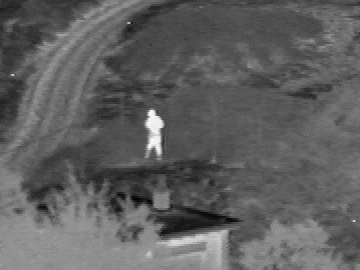
%> input picture PAGF_fusion/input/IR/Camp1827.jpg, 360 x 270 px
$ octave PAGF_run.m   (GNU Octave 9; MATLAB toolbox functions it lacks are replaced by stand-ins)
%> lines starting %> are read from the running program, lines starting %| are printed output that depends on the picture
### PAGF_fusion/pyramid.m
function [G_pyr, L_pyr] = pyramid(I,nlev,scale,sigma)
%> called with nlev = 5, scale = 0.8

if ~exist('nlev','var')
    nlev=5;
end
if ~exist('scale','var')
    scale=0.5;
end
if ~exist('sigma','var')
    sigma=1.0;
end

% recursively build pyramid
G_pyr = cell(nlev,1);
L_pyr = cell(nlev-1,1);
filter = fspecial('gaussian', 5, sigma);

G_pyr{1} = I;


for l = 1:nlev - 1
%     sig = max(sigma*scale^(l-1), 0.5);
%     filter = fspecial('gaussian', max(2*round(2*sig)+1, 5), sig);
    I_down = downsample(I,filter,scale);
    L_pyr{l} = I - upsample(I_down,filter,I);
    G_pyr{l+1} = I_down;

    I = I_down;
end
%> after the loop, G_pyr = 5 items; L_pyr = 4 items


function O = downsample(I, filter, s)
r = size(I,1);
c = size(I,2);

O = imfilter(I,filter,'symmetric');
O = imresize(O,[floor(r*s),floor(c*s)], 'bilinear');

function O = upsample(I, filter, Ref)
r = size(Ref,1);
c = size(Ref,2);

O = imresize(I,[r,c], 'bilinear');
O = imfilter(O,filter,'symmetric');

### PAGF_fusion/PAGF.m
function R = PAGF(Im, nlev, scale,SIZE,gamma)

if ~exist('nlev','var')
    nlev = 3;
end

if ~exist('scale','var')
    scale = 0.8;
end

if ~exist('gamma','var')
    gamma = 0.01;
end
if ~exist('SIZE','var')
    SIZE = 5;
end

[G,L]=pyramid(Im, nlev, scale);
%> G = 5 items; L = 4 items
r = cell(nlev-1,1);
u = cell(nlev-1,1);
g=cell(nlev-1,1);

R=G{size(G,1)};
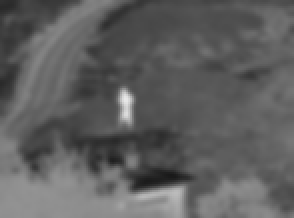
%> R: size 109x147 double (shown 2 times larger); min 0.102, max 0.91, mean 0.375
for l=size(G,1)-1:-1:1
    % upsample
    R_up = imresize(R,[size(G{l},1),size(G{l},2)], 'bilinear');
    u{l}=R_up;

    %R_hat = zeros([size(G{l}, 1), size(G{l}, 2), 3]);
    SIZE1=max(5,ceil(SIZE*0.5));
    L{l}=anisgf(L{l},R_up,[],'scale',SIZE1,'gamma',gamma);

    R_hat = R_up+L{l};
    g{l}=R_hat;


    % laplacian
    R=anisgf(G{l},R_hat,[],'scale',SIZE,'gamma',gamma);
    r{l}=R;

end
%> this loop made 1 pass
%> (l, SIZE1) on pass 1: (4, 5)

### PAGF_fusion/anisgf.m
function [Y] = anisgf(varargin)
%ANISGF Anisotropic guided filtering of images
%
%   Usage with default parameters:
%       Y = anisgf(X)
%       Y = anisgf(X,G)
%       Y = anisgf(X,G,WG)
%       Y = anisgf(X,[],WG)
%
%   Usage with optional ordered parameters:
%       Y = anisgf(X,scale,gamma,alpha)
%       Y = anisgf(X,G,scale,gamma,alpha)
%       Y = anisgf(X,G,WG,scale,gamma,alpha)
%       Y = anisgf(X,[],WG,scale,gamma,alpha)
%
%   Usage with named parameters:
%       Y = anisgf(...,Name,Value)
%
%   Y = anisgf(X,...) applies the anisotropic guided filter on image X
%   using the same image as the guide and weight guide.
%
%   Y = anisgf(X,G,...) applies the anisotropic guided filter on image X
%   using the guide image G. The multiscale weights are calculated using
%   the same guide image G.
%
%   Y = anisgf(X,G,WG,...) applies the anisotropic guided filter on image X
%   using the guide image G. The multiscale weights are calculated using
%   the weight guide image WG.
%
%   Y = anisgf(X,[],WG,...) applies the anisotropic guided filter on
%   image X using the same input image X as the guide. The multiscale
%   weights are calculated using the weight guide image WG.
%
%
%   Parameters include:
%
%   'scale'     - Positive integer that dictates the window size of the
%                 guided filter. A larger window size will result in
%                 greater smoothing.
%                 Default value: 5
%
%   'gamma'     - Positive scalar value that controls the smoothness of the
%                 guided filter. A small value preserves more detail while
%                 a large value promotes smoothing
%                 Default value: 0.01
%
%   'alpha'     - Positive scalar value that controls the effect of strong
%                 edges in calculating the anisotropic weights. A large
%                 value strongly avoids regions containing strong edges and
%                 details.
%                 Default value: max(log10(gamma) + 3,0)
%
%   'epsilon'   - Positive scalar value that regularizes the anisotropic
%                 weights. A large value will promote more isotropy while a
%                 small value will emphasize the anisotropic behavior.
%                 Default value: 2^(-8)
%
%   'adaptive'  - Boolean flag that controls the behavior of the guided
%                 filter. Setting this parameter to 'true' enables the
%                 adaptation of the guided filter regularizer (gamma) to
%                 better preserve details in the image.
%                 Default value: true
%
%   'mask'      - Matrix of logical values that excludes pixels from the
%                 guided filter calculations. The matrix should either
%                 contain a single channel or match the number of channels
%                 of the guide image.
%                 Default value: 1 (no mask)

    % Parse the inputs
    global param;
    global flags;
    [X,G,WG,M] = parseInputs(nargin,varargin);

    % Determine the dimensions of the image
    dims = size(X(:,:,1));
    ch = size(X,3);

    % Determine the mode depending on the supplied inputs and initialize
    % the cumulative sums
    if ~flags.useGuide && ~flags.useWeightGuide
        mode = 1;
    elseif flags.useGuide && ~flags.useWeightGuide
        mode = 2;
    elseif ~flags.useGuide && flags.useWeightGuide
        mode = 3;
    else
        mode = 4;
    end

    % Estimate the noise variance of the image
    if flags.useWeightGuide
        sigma2 = max((sqrt(pi/2) * sum(sum(abs(imfilter(WG,[1 -2 1; -2 4 -2; 1 -2 1],'replicate')),1),2) / 6 / prod(dims - 2)) .^ 2,[],3);
    elseif flags.useGuide
        sigma2 = max((sqrt(pi/2) * sum(sum(abs(imfilter(G,[1 -2 1; -2 4 -2; 1 -2 1],'replicate')),1),2) / 6 / prod(dims - 2)) .^ 2,[],3);
    else
        sigma2 = max((sqrt(pi/2) * sum(sum(abs(imfilter(X,[1 -2 1; -2 4 -2; 1 -2 1],'replicate')),1),2) / 6 / prod(dims - 2)) .^ 2,[],3);
    end

    % Determine the window size of the filter
    windowSize = param.scale;
    windowElem = windowSize .^ 2;

    if flags.useMask
        N = boxFilterFull(double(M),windowSize) + eps;
    else
        N = windowElem;
    end

    if flags.useGuide
        G1 = boxFilterFull(G,windowSize);
        G2 = boxFilterFull(G .^ 2,windowSize);
        X1 = boxFilterFull(M .* X,windowSize);
        XG = boxFilterFull(M .* X .* G,windowSize);
        MG1 = boxFilterFull(M .* G,windowSize);
    else
        X1 = boxFilterFull(M .* X,windowSize);
        X2 = boxFilterFull(M .* X .^ 2,windowSize);
    end

    if flags.useWeightGuide
        WG1 = boxFilterFull(WG,windowSize);
        WG2 = boxFilterFull(WG .^ 2,windowSize);
    end

    % Handle each mode
    if mode == 1 % anisgf(X,...)
        W = (X2 - (X1 .* X1) ./ N) ./ N;
        gamma = adaptiveGamma(W);

        A = W ./ (W + gamma);
        B = (1 - A) .* (X1 ./ N);
    elseif mode == 2 % anisgf(X,G,...)
        W = (G2 - (G1 .* G1) / windowElem) / windowElem;
        gamma = adaptiveGamma(W);

        A = ((XG - (X1 .* MG1) ./ N) ./ N) ./ (W + gamma);
        B = X1 ./ N - A .* G1 / windowElem;
    elseif mode == 3 % anisgf(X,[],WG,...)
        W = (WG2 - (WG1 .* WG1) / windowElem) / windowElem;
        A = (X2 - (X1 .* X1) ./ N) ./ N;
        gamma = adaptiveGamma(A);

        A = A ./ (A + gamma);
        B = (1 - A) .* (X1 ./ N);
    else % anisgf(X,G,WG,...)
        W = (WG2 - (WG1 .* WG1) / windowElem) / windowElem;
        A = (G2 - (G1 .* G1) / windowElem) ./ windowElem;
        gamma = adaptiveGamma(A);

        A = ((XG - (X1 .* G1) ./ N) ./ N) ./ (A + gamma);
        B = X1 ./ N - A .* G1 / windowElem;
    end

    % Calculate the weights
    W = max(max(W - sigma2,[],3),0);
    W = param.epsilon ./ ((windowElem * W) .^ param.alpha + param.epsilon);

    % Accumulate the weights to the parameters
    if ~flags.useGaussian
        A = boxFilterValid(W .* A,windowSize);
        B = boxFilterValid(W .* B,windowSize);
        W = boxFilterValid(W,windowSize);
    else
        A = gaussianFilterValid(W .* A,windowSize);
        B = gaussianFilterValid(W .* B,windowSize);
        W = gaussianFilterValid(W,windowSize);
    end

    % Generate the output image
    if flags.useGuide
        Y = (A .* G + B) ./ W;
    else
        Y = (A .* X + B) ./ W;
    end
end

% [40 lines left out: functions adaptiveGamma, boxFilterFull, boxFilterValid, not called in this run]

function Y = gaussianFilterValid(X,windowSize)
    Y = convn(X,fspecial('gaussian',[windowSize windowSize],windowSize/4),'valid');
end

function [X,G,WG,M] = parseInputs(narg,argin)
    % Initialize the input parser object
    p = inputParser;
    addRequired(p,'X');
    addParameter(p,'scale',5);
    addParameter(p,'gamma',0.01);
    addParameter(p,'alpha',1);
    addParameter(p,'epsilon',2^(-8));
    addParameter(p,'gaussian',false);
    addParameter(p,'adaptive',true);
    addParameter(p,'mask',1);

    % Initialize boolean flags
    global flags;
    flags.useGuide = false;
    flags.useWeightGuide = false;
    flags.useMask = false;
    flags.useAdaptive = false;
    flags.useGaussian = false;

    % Determine the arrangement of inputs
    G = [];
    WG = [];
    if narg == 0
        error('No input was found.');
    % anisgf(X)
    elseif narg == 1
        parse(p,argin{:});
        X = p.Results.X;
        nparam = 0;
    elseif narg == 2
        % anisgf(X,G)
        if size(argin{2},1) > 1
            addRequired(p,'G');
            parse(p,argin{:});

            X = p.Results.X;
            G = p.Results.G;

            flags.useGuide = true;

            nparam = 0;
        % anisgf(X,scale)
        else
            addOptional(p,'scaleParam',[]);
            addOptional(p,'gammaParam',[]);
            addOptional(p,'alphaParam',[]);
            parse(p,argin{:});

            X = p.Results.X;

            nparam = 1;
        end
    else
        % anisgf(X,[],WG,...)
        if isempty(argin{2})
            addRequired(p,'G');
            addRequired(p,'WG');
            addOptional(p,'scaleParam',[]);
            addOptional(p,'gammaParam',[]);
            addOptional(p,'alphaParam',[]);
            parse(p,argin{:});

            X = p.Results.X;
            WG = p.Results.WG;

            flags.useWeightGuide = true;

            nparam = narg - 3;
        elseif numel(argin{2}) > 1
            % anisgf(X,G,WG,...)
            if numel(argin{3}) > 1
                addRequired(p,'G');
                addRequired(p,'WG');
                addOptional(p,'scaleParam',[]);
                addOptional(p,'gammaParam',[]);
                addOptional(p,'alphaParam',[]);
                parse(p,argin{:});

                X = p.Results.X;
                G = p.Results.G;
                WG = p.Results.WG;

                flags.useGuide = true;
                flags.useWeightGuide = true;

                nparam = narg - 3;
            % anisgf(X,G,...)
            else
%> the run ends on the next line
                addRequired(p,'G');
                addOptional(p,'scaleParam',[]);
                addOptional(p,'gammaParam',[]);
                addOptional(p,'alphaParam',[]);
                parse(p,argin{:});

                X = p.Results.X;
                G = p.Results.G;

                flags.useGuide = true;

                nparam = narg - 2;
            end
        % anisgf(X,...)
        else
            addOptional(p,'scaleParam',[]);
            addOptional(p,'gammaParam',[]);
            addOptional(p,'alphaParam',[]);
            parse(p,argin{:});

            X = p.Results.X;

            nparam = narg - 1;
        end
    end

    % Assign default parameters
    global param;
    param.scale = p.Results.scale;
    param.gamma = p.Results.gamma;
    param.alpha = p.Results.alpha;
    param.epsilon = p.Results.epsilon;

    % Check for a mask input
    M = 1;
    if ~any(strcmpi(p.UsingDefaults,'mask'))
        M = logical(p.Results.mask);
        flags.useMask = true;
    end

    % Check if using gamma adaptation
    if p.Results.adaptive
        flags.useAdaptive = true;
    end

    % Check if using gamma adaptation
    if p.Results.gaussian
        flags.useGaussian = true;
    end

    % Parse the scale parameter
    parseFlag = true;
    if any(strcmpi(p.UsingDefaults,'scale')) && nparam >= 1 && parseFlag
        if ~isempty(p.Results.gammaParam)
            param.scale = p.Results.scaleParam;
        else
            parseFlag = false;
        end
    end
    validateattributes(param.scale,{'numeric'},{'scalar','positive','integer'},'anisgf','s');

    % Parse the gamma parameter
    if any(strcmpi(p.UsingDefaults,'gamma')) && nparam >= 2 && parseFlag
        if ~isempty(p.Results.gammaParam)
            param.gamma = p.Results.gammaParam;
        else
            parseFlag = false;
        end
    end
    validateattributes(param.gamma,{'numeric'},{'scalar','positive'},'anisgf','gamma');

    % Parse the alpha parameter
    if any(strcmpi(p.UsingDefaults,'alpha'))
        param.alpha = max(log10(param.gamma) + 3,0);
        if nparam >= 3 && parseFlag
            if ~isempty(p.Results.alphaParam)
                param.alpha = p.Results.alphaParam;
            end
        end
    end
    validateattributes(param.alpha,{'numeric'},{'scalar','nonnegative'},'anisgf','alpha');

    % Validate the epsilon parameter
    validateattributes(param.epsilon,{'numeric'},{'scalar','positive'},'anisgf','epsilon');

    % Validate the input images
    validateattributes(X,{'numeric'},{'nonempty','3d'},'anisgf','X');
    dims = size(X(:,:,1));

    if flags.useGuide
        validateattributes(G,{'numeric'},{'nonempty','3d','size',[dims NaN]},'anisgf','G');

        if size(G,3) ~= size(X,3)
            if size(G,3) == 3
                G = rgb2gray(G);
            else
                G = mean(G,3);
            end
        end
    end

    if flags.useWeightGuide
        validateattributes(WG,{'numeric'},{'nonempty','3d','size',[dims NaN]},'anisgf','G');
    end

    if flags.useMask
        validateattributes(M,{'logical'},{'nonempty','3d','size',[dims NaN]},'anisgf','M');
        assert(size(M,3) == size(X,3) || size(M,3) == 1,'Invalid number of mask channels');
    end
end

### PAGF_fusion/PAGF_fusion.m
function F=PAGF_fusion(IR,VI,b_fixed)
%% base layer

B_IR = PAGF(IR,5,0.8,5,0.01);

B_VI=PAGF2(VI, 5, 0.5, 8, 1);
B_VI=PAGF2(B_VI, 5, 0.5, 8, 1);

D_IR=IR-B_IR;
D_VI=VI-B_VI;

gaussianfilter = fspecial('gaussian', 5, 1);
%% fuion of base layer
%saliency detection
S_IR=abs(0.5*(mean(IR(:))+median(IR(:)))-IR);
S_VI=abs(0.5*(mean(VI(:))+median(VI(:)))-VI);
%Normalization
S_IR=S_IR./max(S_IR(:));
S_VI=S_VI./max(S_VI(:));

W_BIR=0.5+0.5*(S_IR-S_VI);

if nargin < 3 || isempty(b_fixed)
SSIM=ssim(S_VI,S_IR);
THETA=zeros(size(IR));
THETA(S_IR>=S_VI)=0.5-SSIM(S_IR>=S_VI);
THETA(S_VI>S_IR)=SSIM(S_VI>S_IR)-1.5;
b=exp(THETA);
%b(S_IR>=S_VI)=2*log(2-SSIM(S_IR>=S_VI));
else
    b = b_fixed;
end

W_BIR=atan(b.*W_BIR)./atan(b);


F_B=W_BIR.*B_IR + (1-W_BIR).*B_VI;


%% fuion of detail layer
    W_DVI = zeros(size(IR));

    pir=phasecong(D_IR);
    pvi=phasecong(D_VI);

    W_DVI(pvi >= pir) = 1;

    W_DVI = imfilter(W_DVI,gaussianfilter,'symmetric');

    W_DIR=1-W_DVI;

    F_D = W_DIR .* D_IR + W_DVI .* D_VI;


F=F_B+F_D;
end

### PAGF_fusion/PAGF_run.m
close all;clc;clear;
addpath metrics\

% I\O setting
input_path = 'input/';

img_name = 'Camp1827.jpg';
IR = im2double(imread(strcat(input_path,'IR/', img_name)));

VI = im2double(imread(strcat(input_path,'VI/', img_name)));

% If the energy information in visible images becomes unreliable under extreme conditions,
% it is recommended to manually set a large nonlinear weight parameter (e.g., >20 in 'meting.jpg').

   F=PAGF_fusion(IR,VI); %adaptive parameters

$ run again, with PAGF_fusion/input/IR/Camp1830.jpg copied over PAGF_fusion/input/IR/Camp1827.jpg
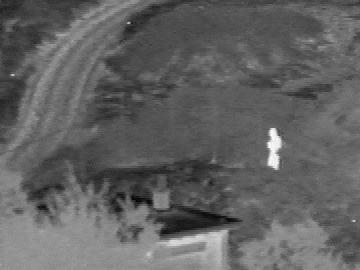
%> input picture PAGF_fusion/input/IR/Camp1830.jpg, 360 x 270 px
%> after the loop in pyramid, `for l = 1:nlev - 1`: G_pyr = 5 items; L_pyr = 4 items
%> G = 5 items; L = 4 items
%> in PAGF, `R=G{size(G,1)};`:
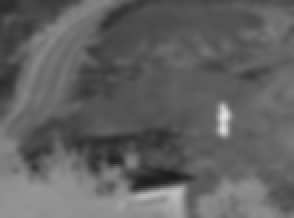
%> R: size 109x147 double (shown 2 times larger); min 0.11, max 0.882, mean 0.384
%> the loop in PAGF, `for l=size(G,1)-1:-1:1` made 1 pass
%> (l, SIZE1) on pass 1: (4, 5)
